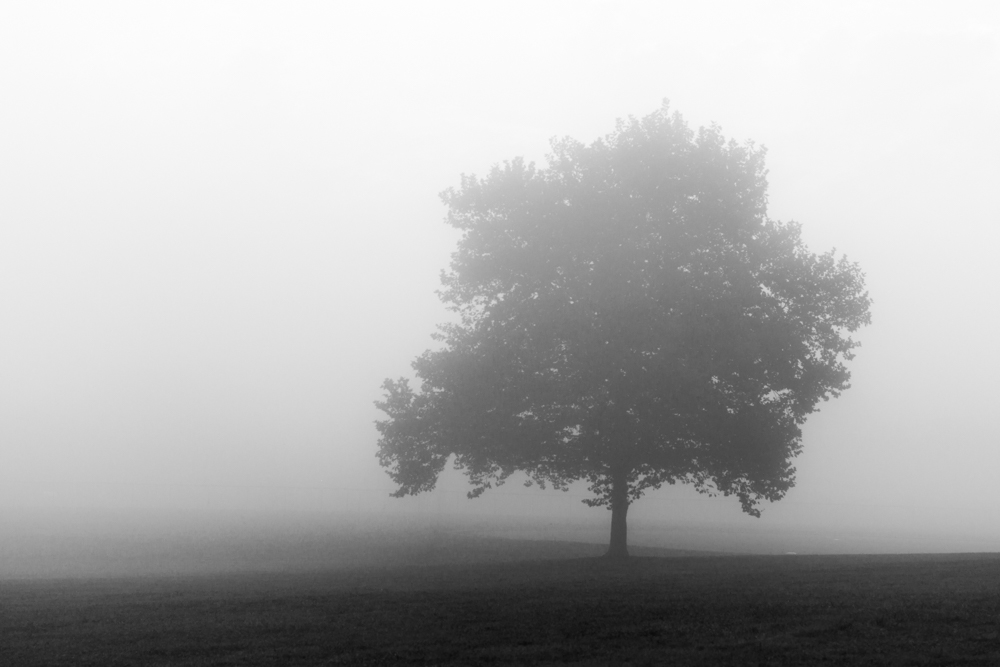
#> input picture uploads/image-asset.jpeg, 1000 x 667 px
$ python -i dcp.py   (imports and definitions only)
#> lines starting #> are read from the running program, lines starting #| are printed output that depends on the picture
import cv2
import numpy as np


# ============================================================
# RETINEX-BASED LOW-LIGHT IMAGE ENHANCEMENT
#
# Implements:
#   1. Single-Scale Retinex (SSR)
#   2. Multi-Scale Retinex (MSR)
#
# The enhancement is performed mainly on image luminance
# so that the original RGB color relationships are preserved.
# ============================================================


# ============================================================
# UTILITY FUNCTIONS
# ============================================================

def percentile_normalize(
    image,
    low_percentile=1.0,
    high_percentile=99.0
):
    """
    Normalize a floating-point image using percentile
    clipping.

    This prevents a few extreme pixels from controlling
    the entire output range.
    """

    image = image.astype(np.float32)

    low_value = np.percentile(
        image,
        low_percentile
    )

    high_value = np.percentile(
        image,
        high_percentile
    )

    if high_value - low_value < 1e-6:

        return np.zeros_like(
            image,
            dtype=np.float32
        )

    normalized = (
        image - low_value
    ) / (
        high_value - low_value
    )

    return np.clip(
        normalized,
        0.0,
        1.0
    )


def smooth_image(
    image,
    sigma
):
    """
    Gaussian smoothing used to estimate
    surrounding illumination.
    """

    return cv2.GaussianBlur(
        image,
        (0, 0),
        sigmaX=sigma,
        sigmaY=sigma
    )


# ============================================================
# SINGLE-SCALE RETINEX
# ============================================================

def single_scale_retinex(
    image,
    sigma=80
):
    """
    Single-Scale Retinex.

    SSR(x,y) =
        log(I(x,y)) -
        log(G_sigma * I(x,y))

    Parameters
    ----------
    image : float image in [0,1]
    sigma : Gaussian surround scale

    Returns
    -------
    SSR response
    """

    image = np.clip(
        image.astype(np.float32),
        0.0,
        1.0
    )

    # Avoid log(0)
    image_safe = image + 1e-6

    # Estimate surrounding illumination
    illumination = smooth_image(
        image_safe,
        sigma
    )

    illumination = illumination + 1e-6

    # Retinex equation
    ssr = (
        np.log(image_safe)
        -
        np.log(illumination)
    )

    return ssr


# ============================================================
# MULTI-SCALE RETINEX
# ============================================================

def multi_scale_retinex(
    image,
    sigmas=(15, 80, 250)
):
    """
    Multi-Scale Retinex.

    MSR = sum(w_i * SSR_i)

    Multiple scales allow the method to respond to
    illumination changes at different spatial sizes.
    """

    result = np.zeros_like(
        image,
        dtype=np.float32
    )

    weight = 1.0 / len(sigmas)

    for sigma in sigmas:

        ssr = single_scale_retinex(
            image,
            sigma
        )

        result += (
            weight * ssr
        )

    return result


# ============================================================
# LUMINANCE EXTRACTION
# ============================================================

def get_luminance(
    image_rgb
):
    """
    Convert RGB image to LAB and return its luminance
    channel normalized to [0,1].
    """

    lab = cv2.cvtColor(
        image_rgb,
        cv2.COLOR_RGB2LAB
    )

    luminance = (
        lab[:, :, 0].astype(np.float32)
        / 255.0
    )

    return luminance


# ============================================================
# SSR LUMINANCE ENHANCEMENT
# ============================================================

# [48 lines left out: function enhance_ssr, not called in this run]


# ============================================================
# MSR LUMINANCE ENHANCEMENT
# ============================================================

def enhance_msr(
    luminance,
    sigmas=(15, 80, 250)
):
    """
    Enhance luminance using Multi-Scale Retinex.
    """

    msr = multi_scale_retinex(
        luminance,
        sigmas
    )

    # More conservative percentile range
    msr_normalized = percentile_normalize(
        msr,
        low_percentile=2,
        high_percentile=98
    )

    # Blend MSR with original luminance.
    enhanced = (
        0.40 * luminance
        +
        0.60 * msr_normalized
    )

    # Gentle brightness adjustment
    enhanced = np.power(
        np.clip(
            enhanced,
            0.0,
            1.0
        ),
        0.96
    )

    return np.clip(
        enhanced,
        0.0,
        1.0
    )


# ============================================================
# COLOR RECONSTRUCTION
# ============================================================

def reconstruct_image(
    original_rgb,
    enhanced_luminance
):
    """
    Replace only the LAB luminance channel.

    This preserves the chromatic information of the
    original image better than independently enhancing
    R, G and B channels.
    """

    lab = cv2.cvtColor(
        original_rgb,
        cv2.COLOR_RGB2LAB
    )

    # Convert normalized luminance to OpenCV LAB range
    new_l = (
        np.clip(
            enhanced_luminance,
            0.0,
            1.0
        )
        * 255.0
    ).astype(np.uint8)

    lab[:, :, 0] = new_l

    enhanced_rgb = cv2.cvtColor(
        lab,
        cv2.COLOR_LAB2RGB
    )

    return enhanced_rgb


# ============================================================
# ILLUMINATION MAP
# ============================================================

def get_illumination_map(
    image_rgb,
    sigma=80
):
    """
    Estimate and visualize the illumination component.
    """

    luminance = get_luminance(
        image_rgb
    )

    illumination = smooth_image(
        luminance,
        sigma
    )

    illumination = percentile_normalize(
        illumination,
        1,
        99
    )

    return (
        illumination * 255.0
    ).astype(np.uint8)


# ============================================================
# RETINEX RESPONSE VISUALIZATION
# ============================================================

def get_retinex_response(
    image_rgb,
    method="MSR"
):
    """
    Generate a grayscale visualization of the
    Retinex response.
    """

    luminance = get_luminance(
        image_rgb
    )

    method = method.upper()

    if method == "SSR":

        response = single_scale_retinex(
            luminance,
            sigma=80
        )

    else:

        response = multi_scale_retinex(
            luminance,
            sigmas=(15, 80, 250)
        )

    response = percentile_normalize(
        response,
        2,
        98
    )

    return (
        response * 255.0
    ).astype(np.uint8)


# ============================================================
# MAIN RETINEX FUNCTION
# ============================================================

def enhance_image(
    image_rgb,
    method="MSR"
):
    """
    Main enhancement function used by Flask.

    Parameters
    ----------
    image_rgb : uint8 RGB image
    method    : SSR or MSR

    Returns
    -------
    enhanced
        Enhanced RGB image.

    illumination
        Illumination map.

    response
        Retinex response visualization.
    """

    method = method.upper()

    # Extract luminance
    luminance = get_luminance(
        image_rgb
    )

    # --------------------------------------------------------
    # SSR
    # --------------------------------------------------------

    if method == "SSR":

        enhanced_luminance = enhance_ssr(
            luminance,
            sigma=80
        )

    # --------------------------------------------------------
    # MSR
    # --------------------------------------------------------

    else:

        method = "MSR"

        enhanced_luminance = enhance_msr(
            luminance,
            sigmas=(15, 80, 250)
        )

    # --------------------------------------------------------
    # Reconstruct color image
    # --------------------------------------------------------

    enhanced = reconstruct_image(
        image_rgb,
        enhanced_luminance
    )

    # --------------------------------------------------------
    # Generate visual outputs
    # --------------------------------------------------------

    illumination = get_illumination_map(
        image_rgb,
        sigma=80
    )

    response = get_retinex_response(
        image_rgb,
        method
    )

    return (
        enhanced,
        illumination,
        response
    )

>>> import cv2
>>> picture = cv2.cvtColor(cv2.imread('uploads/image-asset.jpeg'), cv2.COLOR_BGR2RGB)
#> picture is the input picture: shape (667, 1000, 3); min 10, max 254, mean 175.3
>>> result = enhance_image(picture)
#> in get_luminance, `lab = cv2.cvtColor( image_rgb, cv2.COLOR_RGB2LAB )`: lab: shape (667, 1000, 3); mean of channels 0, 1, 2 179.4, 128, 128
#> the loop in multi_scale_retinex, `for sigma in sigmas: ` made 3 passes
#> pass 1, in single_scale_retinex, `ssr = ( np.log(image_safe) - np.log(illumination) )`:
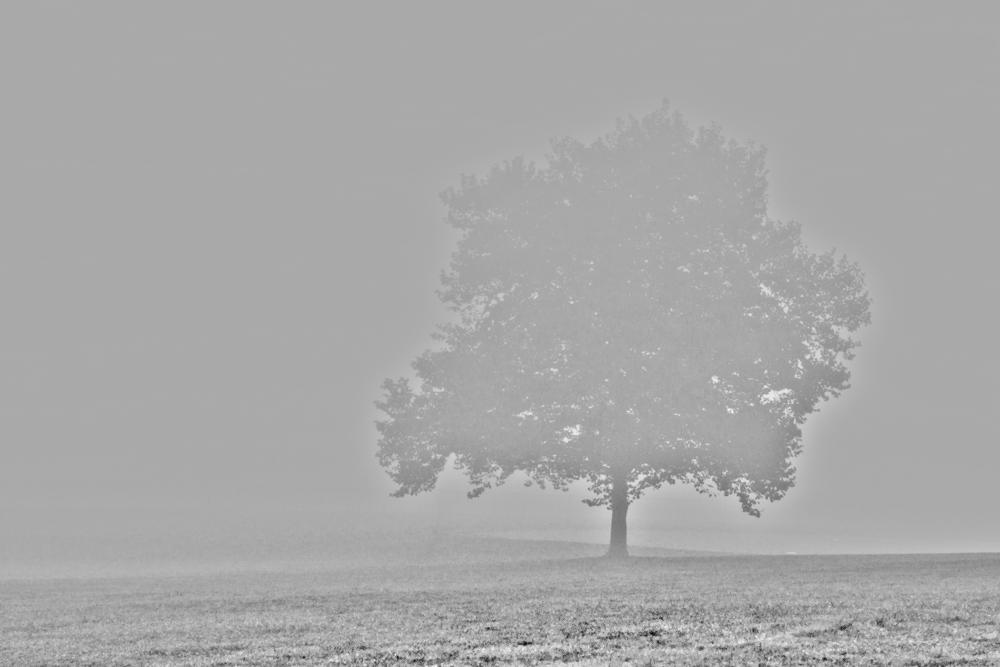
#> ssr: shape (667, 1000) float32; min -1.3, max 0.654, mean -0.00789; drawn with min black and max white
#> after the loop in multi_scale_retinex, `for sigma in sigmas:`:
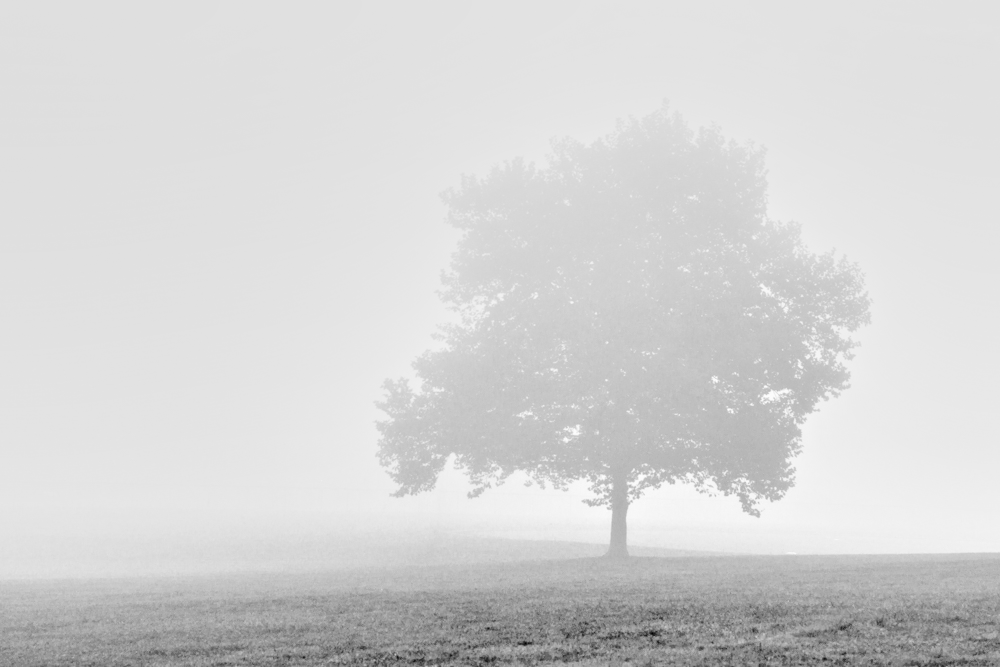
#> result: shape (667, 1000) float32; min -2.08, max 0.331, mean -0.0679; drawn with min black and max white
#> in percentile_normalize, `low_value = np.percentile( image, low_percentile )`: low_value = -0.864
#> in percentile_normalize, `high_value = np.percentile( image, high_percentile )`: high_value = 0.197
#> in percentile_normalize, `return np.clip( normalized, 0.0, 1.0 )`:
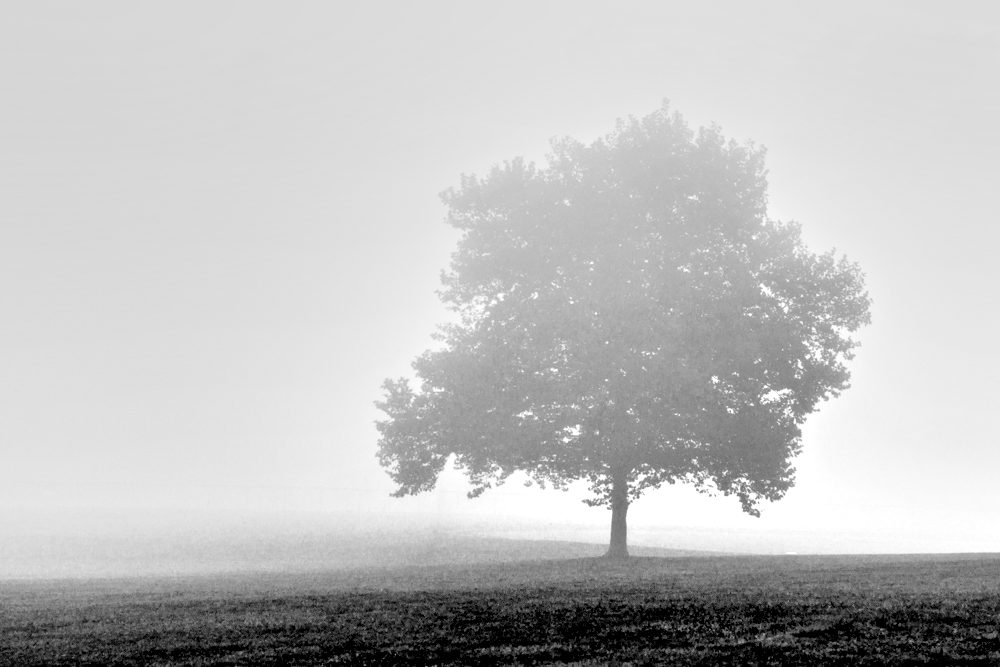
#> returned value: shape (667, 1000) float32; min 0, max 1, mean 0.753
#> in enhance_msr, `enhanced = ( 0.40 * luminance + 0.60 * msr_normalized )`:
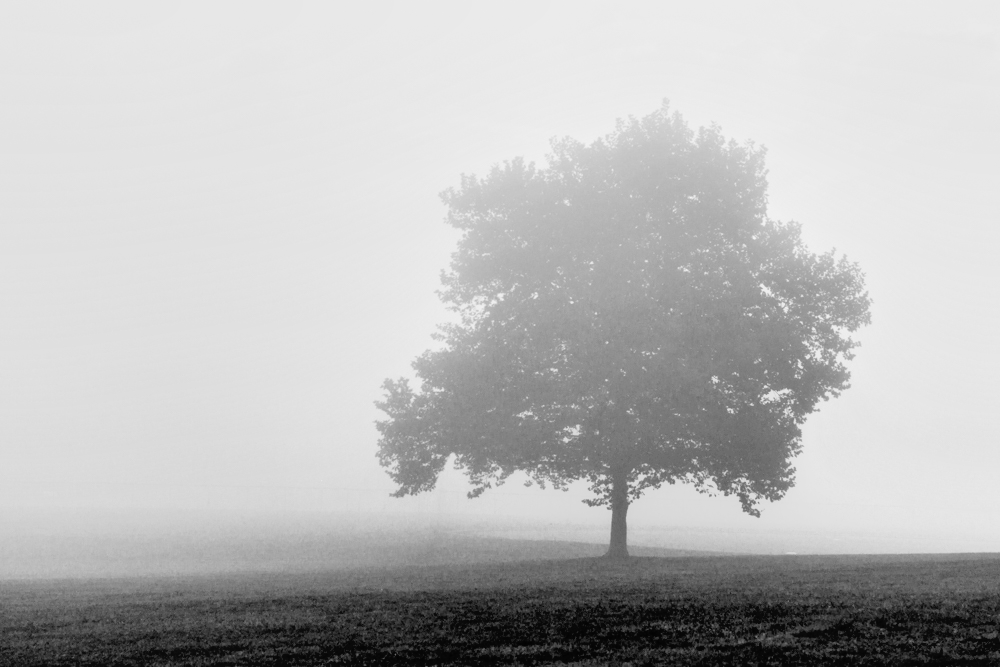
#> enhanced: shape (667, 1000) float32; min 0.011, max 0.958, mean 0.733
#> in reconstruct_image, `lab[:, :, 0] = new_l`: lab: shape (667, 1000, 3); mean of channels 0, 1, 2 188.2, 128, 128
#> call 4 of smooth_image, with sigma = 80
#> in smooth_image (call 4), `return cv2.GaussianBlur( image, (0, 0), sigmaX=sigma, sigmaY=sigma )`:
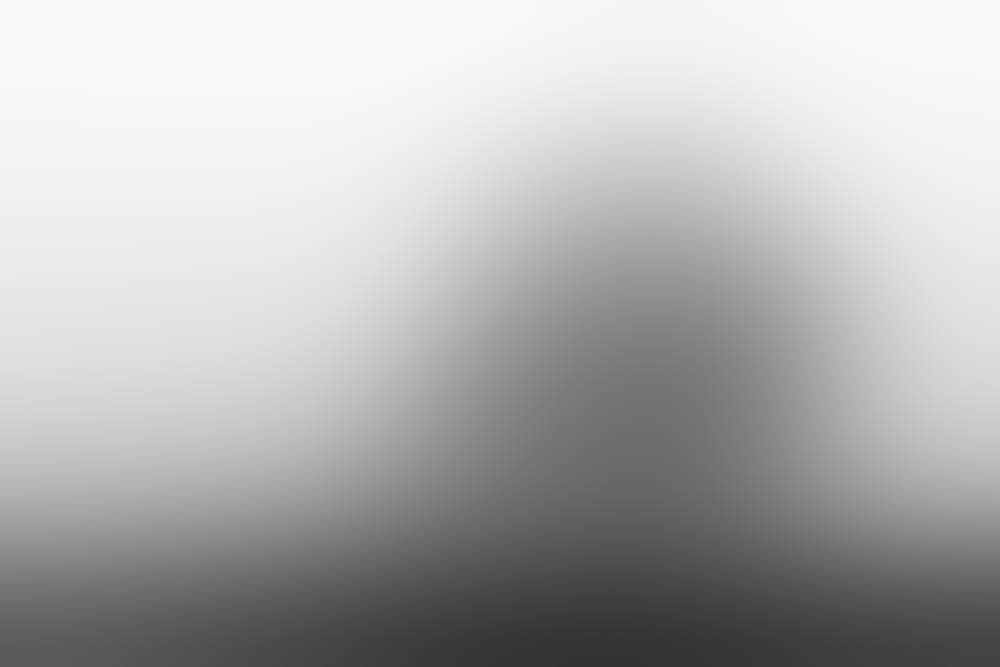
#> returned value: shape (667, 1000) float32; min 0.198, max 0.983, mean 0.704
#> call 2 of percentile_normalize, with low_percentile = 1, high_percentile = 99
#> in percentile_normalize (call 2), `low_value = np.percentile( image, low_percentile )`: low_value = 0.213
#> in percentile_normalize (call 2), `high_value = np.percentile( image, high_percentile )`: high_value = 0.982
#> in percentile_normalize (call 2), `normalized = ( image - low_value ) / ( high_value - low_value )`:
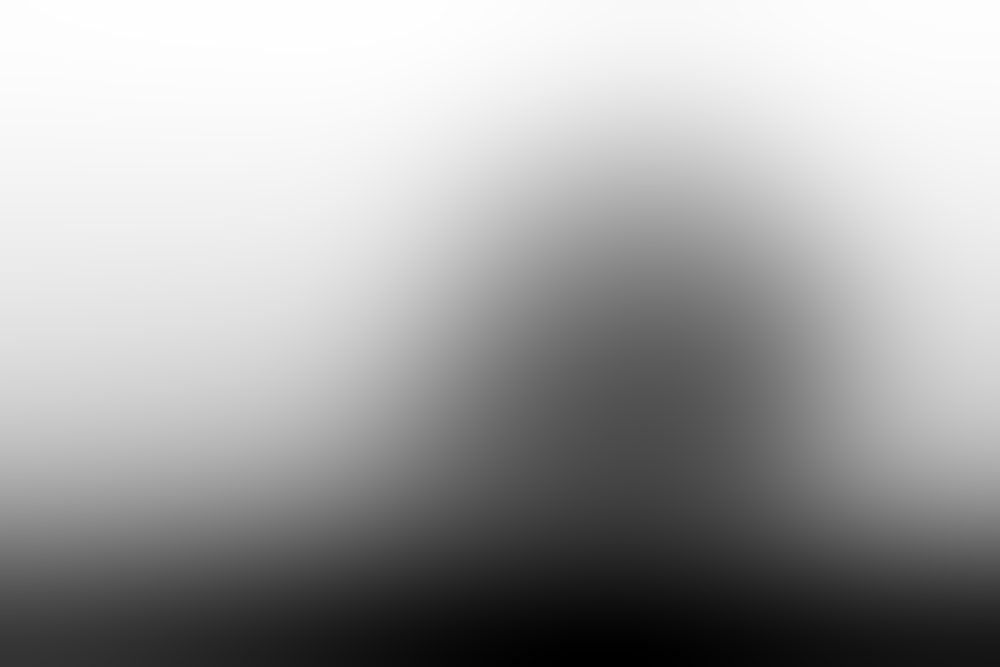
#> normalized: shape (667, 1000) float32; min -0.0207, max 1, mean 0.638; drawn with min black and max white
#> the loop in multi_scale_retinex (call 2), `for sigma in sigmas: ` made 3 passes
#> pass 2, in single_scale_retinex (call 5), `ssr = ( np.log(image_safe) - np.log(illumination) )`:
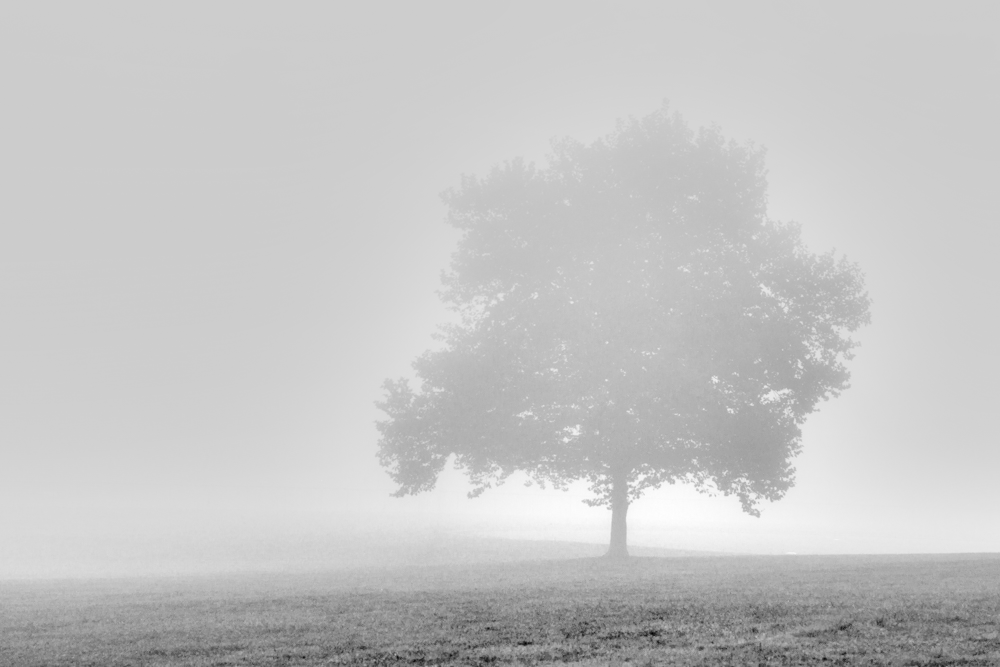
#> ssr: shape (667, 1000) float32; min -2.06, max 0.511, mean -0.0668; drawn with min black and max white

$ run again, on uploads/images_8.jpg
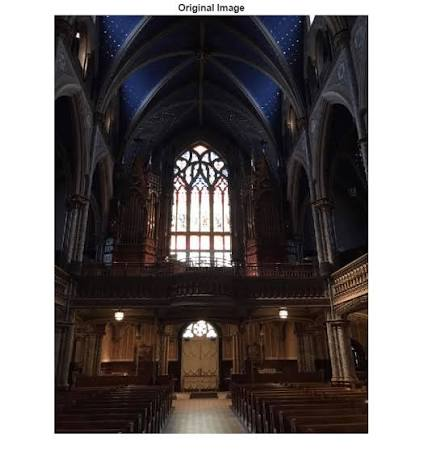
#> input picture uploads/images_8.jpg, 424 x 471 px
#> low_value = -2.82
#> high_value = 0.826
#> in smooth_image (call 4), `return cv2.GaussianBlur( image, (0, 0), sigmaX=sigma, sigmaY=sigma )`:
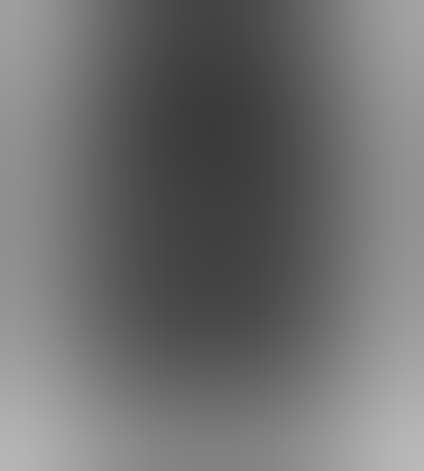
#> returned value: shape (471, 424) float32; min 0.23, max 0.726, mean 0.441
#> the loop in multi_scale_retinex (call 2), `for sigma in sigmas: ` made 3 passes
#> pass 2, in single_scale_retinex (call 5), `ssr = ( np.log(image_safe) - np.log(illumination) )`:
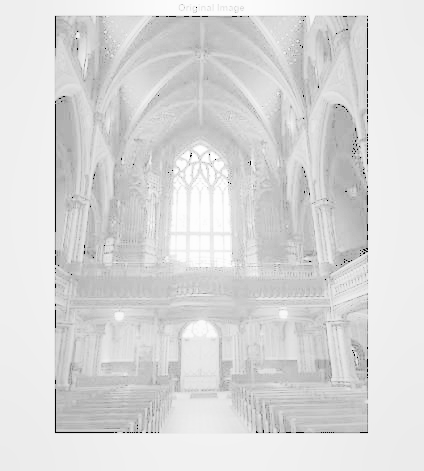
#> ssr: shape (471, 424) float32; min -13.4, max 1.46, mean -0.702; drawn with min black and max white
